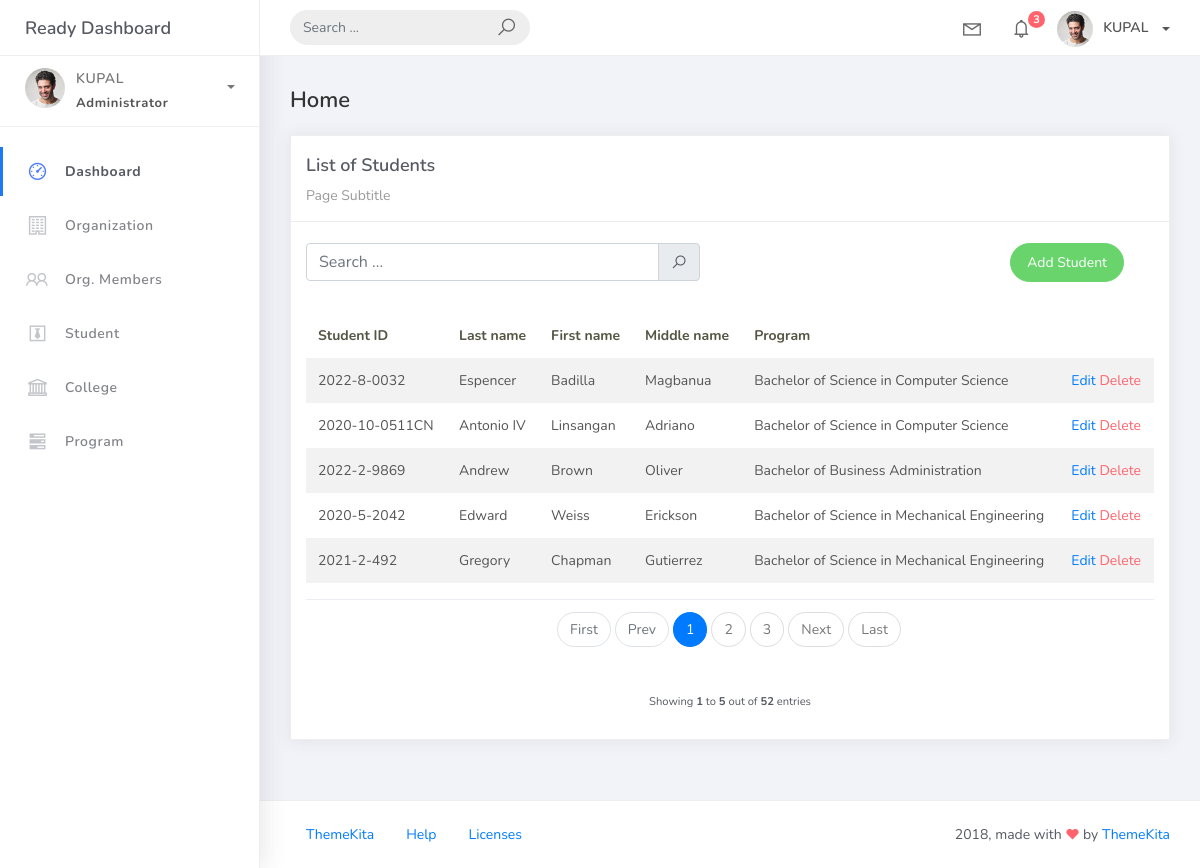
Screenshot of /student_list with the database file from the repository.
### studentorg/models.py (models this page shows, shortened)
class BaseModel(models.Model):
    created_at = models.DateTimeField(auto_now_add=True, db_index=True)
    updated_at = models.DateTimeField(auto_now=True)
    class Meta:
        abstract = True

class Student(BaseModel):
    student_id = models.CharField(max_length=15)
    lastname = models.CharField(max_length=25, verbose_name="Last Name")
    firstname = models.CharField(max_length=25)
    middlename = models.CharField(max_length=25, blank=True, null=True)
    program = models.ForeignKey(Program, on_delete=models.CASCADE)

class Program(BaseModel):
    prog_name = models.CharField(max_length=150)
    college = models.ForeignKey(College, on_delete=models.CASCADE)
    def __str__(self): #-> str:
        return self.prog_name #super().__str__()

### studentorg/views.py (the view)
# urls.py: path('student_list', views.StudentList.as_view(), name='student-list'),
class StudentList(ListView):
    model = Student
    context_object_name = 'student'
    template_name = 'stud_list.html'
    paginate_by = 5
    def get_queryset(self, *args, **kwargs):
        qs = super(StudentList, self).get_queryset(*args, **kwargs)
        if self.request.GET.get("q") != None:
            query = self.request.GET.get("q")
            qs = qs.filter(Q(firstname__icontains=query)|Q(lastname__icontains=query))
        return qs

### templates/stud_list.html (shortened to what this page needs)
{% extends 'base.html' %} {% load static %} {% block content %}
<div class="content">
    <div class="container-fluid">
        <h4 class="page-title">Home</h4>
        <div class="row">
            <div class="col-md-12">
                <div class="card">
                    <div class="card-header">
                        <div class="card-title">List of Students</div>
                        <div class="card-category">Page Subtitle</div>
                    </div>
                    <br />
                        <div class="col-md-12 row">
                            <div class="col-md-6">
                                <form class="navbar-left navbar-form nav-search mr-md-3" action="{% url 'student-list' %}">
                                    <div class="input-group">
                                        <input type="text" placeholder="Search ..." class="form-control" name="q" />
                                        <div class="input-group-append">
                                            <span class="input-group-text">
                                                <i class="la la-search search-icon"></i>
                                            </span>
                                        </div>
                                    </div>
                                </form>
                            </div>
                            <div class="col-md-6">
                                <div class="pull-right">
                                    <a href="{% url 'student-add' %}" class="btn btn-success btn-rounded">Add Student</a>
                                </div>
                            </div>
                        </div>
                    <div class="card-body">
                        <table class="table table-striped mt-3">
                            <thead>
                                <tr>
                                    <th scope="col">Student ID</th>
                                    <th scope="col">Last name</th>
                                    <th scope="col">First name</th>
                                    <th scope="col">Middle name</th>
                                    <th scope="col">Program</th>
                                </tr>
                            </thead>
                            <tbody>
                                {% for object in object_list %}
                                <tr>
                                    <td>{{ object.student_id }}</td>
                                    <td>{{ object.firstname }}</td>
                                    <td>{{ object.lastname }}</td>
                                    <td>{{ object.middlename }}</td>
                                    <td>{{ object.program }}</td>
                                    <td>
                                        <a href="student_list/{{ object.id }}">Edit</a>
                                        <a href="student_list/{{ object.id }}/delete" class="text-danger">Delete</a>
                                    </td>
                                    </tr>
                                {% endfor %}
                            </tbody>
                        </table>
                        {% include 'includes/pagination.html' %}
                    </div>
                </div>
            </div>
        </div>
    </div>
</div>
{% endblock %}

### rows the page displays
Student: student_id "2022-8-0032", firstname "Espencer", lastname "Badilla", middlename "Magbanua", program "Bachelor of Science in Computer Science"
Student: student_id "2020-10-0511CN", firstname "Antonio IV", lastname "Linsangan", middlename "Adriano", program "Bachelor of Science in Computer Science"
Student: student_id "2022-2-9869", firstname "Andrew", lastname "Brown", middlename "Oliver", program "Bachelor of Business Administration"
Student: student_id "2020-5-2042", firstname "Edward", lastname "Weiss", middlename "Erickson", program "Bachelor of Science in Mechanical Engineering"
Student: student_id "2021-2-492", firstname "Gregory", lastname "Chapman", middlename "Gutierrez", program "Bachelor of Science in Mechanical Engineering"

### other values shown
{{ page_num }} "1"
{{ page_num }} "2" "3"
{{ page_obj.start_index }} "1"
{{ page_obj.end_index }} "5"
{{ paginator.count }} "52"
